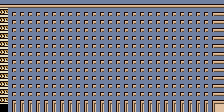

Rendered tile map (Tiled .tmx) drawn with the repository's tilesets; below, a short description and the full map source, tile grids included:
An orthogonal 28x14 tile map with 8x8 px tiles, 1 tile layer (Tile Layer 1).

<map version="1.9" tiledversion="1.9.2" orientation="orthogonal" renderorder="right-down" width="28" height="14" tilewidth="8" tileheight="8" infinite="0" nextlayerid="2" nextobjectid="1">
 <tileset firstgid="1" name="MenuTiles" tilewidth="8" tileheight="8" tilecount="128" columns="16">
  <image source="../../Image/Png/MenuTiles.png" width="128" height="64" />
 </tileset>
 <layer id="1" name="Tile Layer 1" width="28" height="14">
  <data encoding="csv">
4,3,3,3,3,3,3,3,3,3,3,3,3,3,3,3,3,3,3,3,3,3,3,3,3,3,3,2147483652,
37,2,2,2,2,2,2,2,2,2,2,2,2,2,2,2,2,2,2,2,2,2,2,2,2,2,2,20,
37,2,2,2,2,2,2,2,2,2,2,2,2,2,2,2,2,2,2,2,2,2,2,2,2,2,2,20,
37,2,2,2,2,2,2,2,2,2,2,2,2,2,2,2,2,2,2,2,2,2,2,2,2,2,2,20,
37,2,2,2,2,2,2,2,2,2,2,2,2,2,2,2,2,2,2,2,2,2,2,2,2,2,2,20,
37,2,2,2,2,2,2,2,2,2,2,2,2,2,2,2,2,2,2,2,2,2,2,2,2,2,2,20,
37,2,2,2,2,2,2,2,2,2,2,2,2,2,2,2,2,2,2,2,2,2,2,2,2,2,2,20,
37,2,2,2,2,2,2,2,2,2,2,2,2,2,2,2,2,2,2,2,2,2,2,2,2,2,2,20,
37,2,2,2,2,2,2,2,2,2,2,2,2,2,2,2,2,2,2,2,2,2,2,2,2,2,2,20,
37,2,2,2,2,2,2,2,2,2,2,2,2,2,2,2,2,2,2,2,2,2,2,2,2,2,2,20,
37,2,2,2,2,2,2,2,2,2,2,2,2,2,2,2,2,2,2,2,2,2,2,2,2,2,2,20,
37,2,2,2,2,2,2,2,2,2,2,2,2,2,2,2,2,2,2,2,2,2,2,2,2,2,2,20,
37,2,2,2,2,2,2,2,2,2,2,2,2,2,2,2,2,2,2,2,2,2,2,2,2,2,2,20,
1073741700,24,24,24,24,24,24,24,24,24,24,24,24,24,24,24,24,24,24,24,24,24,24,24,24,24,24,25
</data>
 </layer>
</map>
